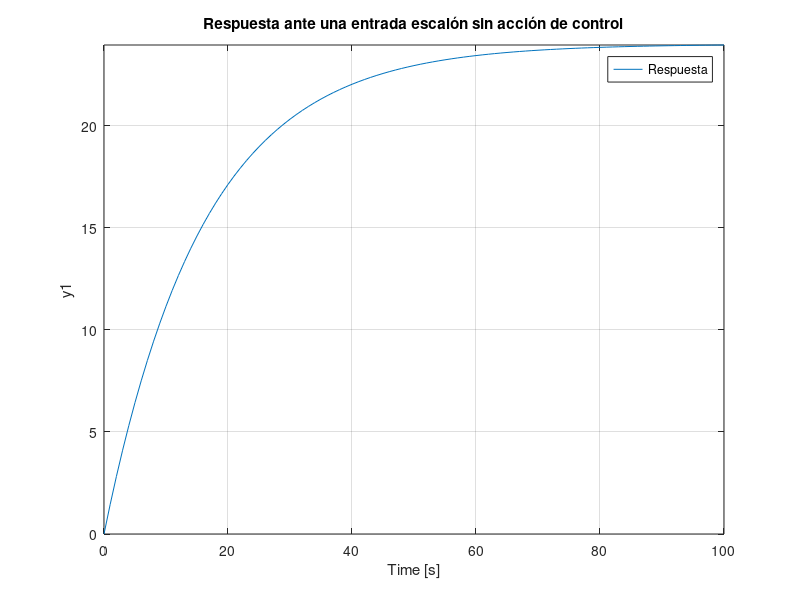

Reproduce this figure in MATLAB. (Note: this script raises an error after producing the figure.)
%% codigo en matlab TPI integrador

%% Respuesta a una entrada de prueba sin acción de control FTLA
num=[1];
den=[16 1];
FTLA=tf(num,den)
figure(1)
step(FTLA*24)
hold on
ylim auto
title('Respuesta ante una entrada escalón sin acción de control')
legend('Respuesta','Entrada Escalón')
stepinfo(FTLA*24);
%% Respuesta a una entrada de prueba sin acción de control FTLC
num=[1];
den=[16 1];
k=1;
FTLA=tf(num,den)
Gc=k;
FTLC=feedback(FTLA*Gc,1)
figure(1)
step(FTLC*24)
hold on
t=(0:0.01:40); %tiempo
unistep = t>=0;
plot(t,unistep*24,'r')
ylim auto;
title('Respuesta ante una entrada escalón sin acción de control')
legend('Respuesta','Entrada Escalón')
stepinfo(FTLC*24)

%% Respuesta ante una entrada escalon con retardo de transporte FTLA
num=[1];
den=[16 1];
k=1;
FTLA=tf(num,den,'inputdelay',3)
figure(1)
step(FTLA*24)
hold on
t=(0:0.01:40);
ylim auto;
title('Respuesta ante una entrada escalón con retardo de transporte')
legend('Respuesta','Entrada Escalón')
stepinfo(FTLA)

%% Respuesta ante una entrada escalon con retardo de transporte FTLC
num=[1];
den=[16 1];
k=1;
Gp=tf(num,den)
[numR,denR]=pade(3,1)
R=tf(numR,denR)
FTLA= Gp*R
Gc=k;
FTLC=feedback(FTLA*Gc,1)
figure(1)
step(FTLC*24)
hold on
t=(0:0.01:60);
unistep = t>=0;
plot(t,unistep*24,'r')
ylim ([0 25]);
xlim ([0 60]);
title('Respuesta ante una entrada escalón con retardo de transporte')
legend('Respuesta','Entrada Escalón')
stepinfo(FTLC*24)

%% Respuesta ante una entrada escalón con controlador Proporcional
num=[1];
den=[16 1];
k=2;
Gp=tf(num,den)
% Definimos retardo de transporte
[numR,denR]=pade(3,1)
R=tf(numR,denR)
FTLA= Gp*R
Gc=tf(k);
FTLC=feedback(FTLA*Gc,1)
figure(1)
step(FTLC*24)
hold on
t=(0:0.01:200000);
unistep= t>=0;
plot(t,unistep*24,'r')
ylim ([0 30]);
%xlim auto;
xlim ([0 100]);
title('Respuesta ante una entrada escalón con controlador Proporcional')
legend('Respuesta','Entrada Escalón')
stepinfo(FTLC*24)


%% Respuesta ante una entrada escalón con controlador PI
num=[1];
den=[16 1];
Kp=2;
Ti=3;
Ki=Kp/Ti
Gc =tf([Kp Ki],[1 0])
Gp=tf(num,den)
[numR,denR]=pade(3,1) %Retardo de transporte
R=tf(numR,denR)
FTLA= Gp*R %FT a lazo abierto con retardo
FTLC=feedback(FTLA*Gc,1) %FT lazo cerrado con retardo
figure(1)
step(FTLC*24) % Escalón de amplitud 24
hold on
t=(0:0.01:200000); %tiempo
unistep= t>=0;
plot(t,unistep*24,'r')
ylim ([0 60]);
xlim ([0 200]);
title('Respuesta ante una entrada escalón con controlador PI')
legend('Respuesta','Entrada Escalón')
stepinfo(FTLC*24)


%% Respuesta ante una entrada escalón con controlador PD
num=[1];
den=[16 1];
Kp=2;
Td=0.5;
Kd=Kp*Td;
Gc =tf([Kd Kp],[1]) %FT del controlador
Gp=tf(num,den) %FT de la planta sin retardo
% Retardo de transporte
[numR,denR]=pade(3,1);
R=tf(numR,denR);
FTLA= Gp*R %FT a lazo abierto con retardo
FTLC=feedback(FTLA*Gc,1) %FT lazo cerrado con retardo
figure(1)
step(FTLC*24) %escalon amplitud = 24
hold on
t=(0:0.01:200000); %tiempo
unistep= t>=0;
plot(t,unistep*24,'r')
ylim ([0 30]);
%xlim auto;
xlim ([0 150]);
title('Respuesta ante una entrada escalón con controlador PD')
legend('Respuesta','Entrada Escalón')
stepinfo(FTLC*24)

%% Respuesta ante una entrada escalón con controlador PID
num=[1];
den=[16 1];
Kp=2;
Ti=3;
Ki=Kp/Ti
Td=0.5;
Kd=Kp*Td;
Gc =tf([Kd Kp Ki],[1 0]) %FT del controlador
Gp=tf(num,den)
[numR,denR]=pade(3,1) %Retardo de transporte
R=tf(numR,denR)
FTLA= Gp*R %FT a lazo abierto con retardo
FTLC=feedback(FTLA*Gc,1) %FT lazo cerrado con retardo
figure(1)
step(FTLC*24) % Escalón de amplitud 24
hold on
t=(0:0.01:200000); %tiempo
unistep= t>=0;
plot(t,unistep*24,'r')
ylim ([0 60]);
xlim ([0 200]);
title('Respuesta ante una entrada escalón con controlador PID')
legend('Respuesta','Entrada Escalón')
stepinfo(FTLC*24)


%% Sintonizacion - Metodo de la curva de reaccion
num=[1]
den=[16 1]
Gp= tf(num,den);
[numR,denR]=pade(3,1);
R=tf(numR,denR);
rlocus(Gp*R)
figure(1)
axis([-2 2 -2 2])
[kcr,polos] = rlocfind(Gp*R) % buscamos el k y los polos que me hacen el sist
wm=max(imag(polos)) % omegade la parte imaginaria
Pcr = 2*pi/wm % calculamos el periodo critico
kp=0.6*kcr;
kd=kp*0.125*Pcr;
ki=kp/(0.5*Pcr);
Gc=tf([kd kp ki],[1 0]); %FT del controlador
FTLC=feedback(Gc*Gp*R,1);
figure(3)
step(FTLC*24)

%% Sintonizacion ante una entrada escalón con controlador PID
num=[1];
den=[16 1];
Kp=7.0402;
Ti=4.3131;
Ki=Kp/Ti
Td=1.0783;
Kd=Kp*Td;
Gc =tf([Kd Kp Ki],[1 0]) %FT del controlador
Gp=tf(num,den)
[numR,denR]=pade(3,1) %Retardo de transporte
R=tf(numR,denR)
FTLA= Gp*R %FT a lazo abierto con retardo
FTLC=feedback(FTLA*Gc,1) %FT lazo cerrado con retardo
figure(1)
step(FTLC*24) % Escalón de amplitud 24
hold on
t=(0:0.01:200000); %tiempo
unistep= t>=0;
plot(t,unistep*24,'r')
ylim ([0 60]);
xlim ([0 200]);
title('Respuesta ante una entrada escalón con controlador PID')
legend('Respuesta','Entrada Escalón')
stepinfo(FTLC*24)

%%
num = [1];
den = [16 1];
Gp= tf(num, den)
[numR, denR] = pade(3,1)
R = tf(numR, denR)
Kp=7.0402;
Ti=4.3131;
Ki=Kp/Ti
Td=1.0783;
Kd=Kp*Td;
Gc=tf([Kd Kp Ki], [1 0]);
FTLA= Gp*R*Gc
figure(1)
rlocus(FTLA)
title('Root Locus FT Lazo Abierto Con Controlador PID')
FTLC=feedback(FTLA, 1)
figure(2)
step(FTLC*24)
ylim auto
title('Respuesta ante una entrada escalón con controlador PID')
%% k critico Respuesta ante una entrada escalón con controlador Proporcional
num=[1];
den=[16 1];
k=11.77;
Gp=tf(num,den)
% Definimos retardo de transporte
[numR,denR]=pade(3,1)
R=tf(numR,denR)
FTLA= Gp*R
Gc=tf(k);
FTLC=feedback(FTLA*Gc,1)
figure(1)
step(FTLC*24)
hold on
t=(0:0.01:200000);
unistep= t>=0;
plot(t,unistep*24,'r')
ylim ([0 30]);
%xlim auto;
xlim ([0 100]);
title('Respuesta ante una entrada escalón con controlador Proporcional')
legend('Respuesta','Entrada Escalón')
stepinfo(FTLC*24)

%% PD
clc
num = [1];
den = [16 1];
Gp= tf(num, den)
[numR, denR] = pade(3,1)
R = tf(numR, denR)
Gp = Gp*R;
Td= 0.5;
Kp= 3.5;
Kd = Kp*Td;
Gc=tf([Kd Kp], [1]);
figure(1)
FTLA= Gp*Gc
rlocus(FTLA)
title('Root Locus FT Lazo Abierto Con Controlador Proporcional derivativo')
Kp1 = Kp;
Td1= 0.001;
Kd1= Kp1*Td1;
Gc = tf([Kd1 Kp1],[1]);
FTLC1=feedback(Gp*Gc, 1)
figure(2)
step(FTLC1*24)
ylim([0 50])
title('Respuesta ante una entrada escalon con controlador PD')
legend('Td = 0.001 k=3.5')
Kp2 = Kp;
Td2= 0.5;
Kd2= Kp2*Td2;
Gc = tf([Kd2 Kp2],[1]);
FTLC2=feedback(Gp*Gc, 1)
figure(3)
step(FTLC2*24)
ylim([0 30 ])
title('Respuesta ante una entrada Escalon con controlador PD')
legend('Td2 =0.5 k=3.5')
Kp3 = Kp;
Td3= 1;
Kd3= Kp3*Td3;
Gc = tf([Kd3 Kp3],[1]);
FTLC3=feedback(Gp*Gc, 1)
figure(4)
step(FTLC3*24)
ylim([0 30 ])
title('Respuesta ante una entrada Escalon con controlador PD')
legend('Td3 =1 k=3.5')